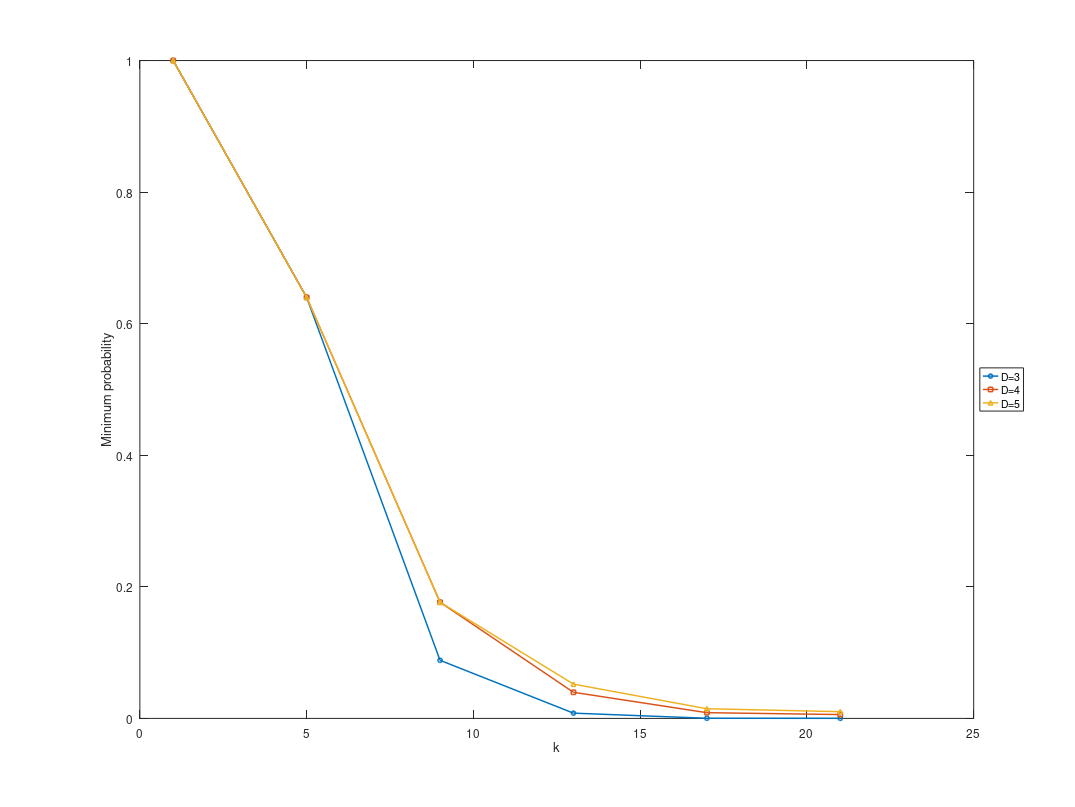

Write MATLAB code to recreate this figure.
%=========================================
%Generated by PRISM Chart Package
%=========================================

x0 = [1.0 5.0 9.0 13.0 17.0 21.0 ];
y0 = [1.0 0.6399999999999999 0.08831999999999984 0.007987199999999861 1.96607999999876E-4 1.1186995199974348E-4 ];
x1 = [1.0 5.0 9.0 13.0 17.0 21.0 ];
y1 = [1.0 0.6399999999999999 0.1766399999999999 0.039679999999999827 0.008693759999999884 0.005819908095999637 ];
x2 = [1.0 5.0 9.0 13.0 17.0 21.0 ];
y2 = [1.0 0.6399999999999999 0.1766399999999999 0.05209599999999992 0.01468159999999985 0.01019203993599982 ];

figure1 = figure('Color', [1 1 1], 'PaperPosition',[0.6345 6.345 20.3 15.23],'PaperSize',[20.98 29.68]);

axes1 = axes('Parent', figure1, 'FontSize', 16);
xlabel(axes1, 'k');
ylabel(axes1, 'Minimum probability');
box(axes1, 'on');
hold(axes1, 'all');

title(axes1,[])
plot0 = plot(x0, y0, 'o-', 'Parent', axes1, 'LineWidth', 2);
plot1 = plot(x1, y1, 's-', 'Parent', axes1, 'LineWidth', 2);
plot2 = plot(x2, y2, '^-', 'Parent', axes1, 'LineWidth', 2);
legend1 = legend(axes1,{'D=3', 'D=4', 'D=5'},'Location', 'EastOutside');
